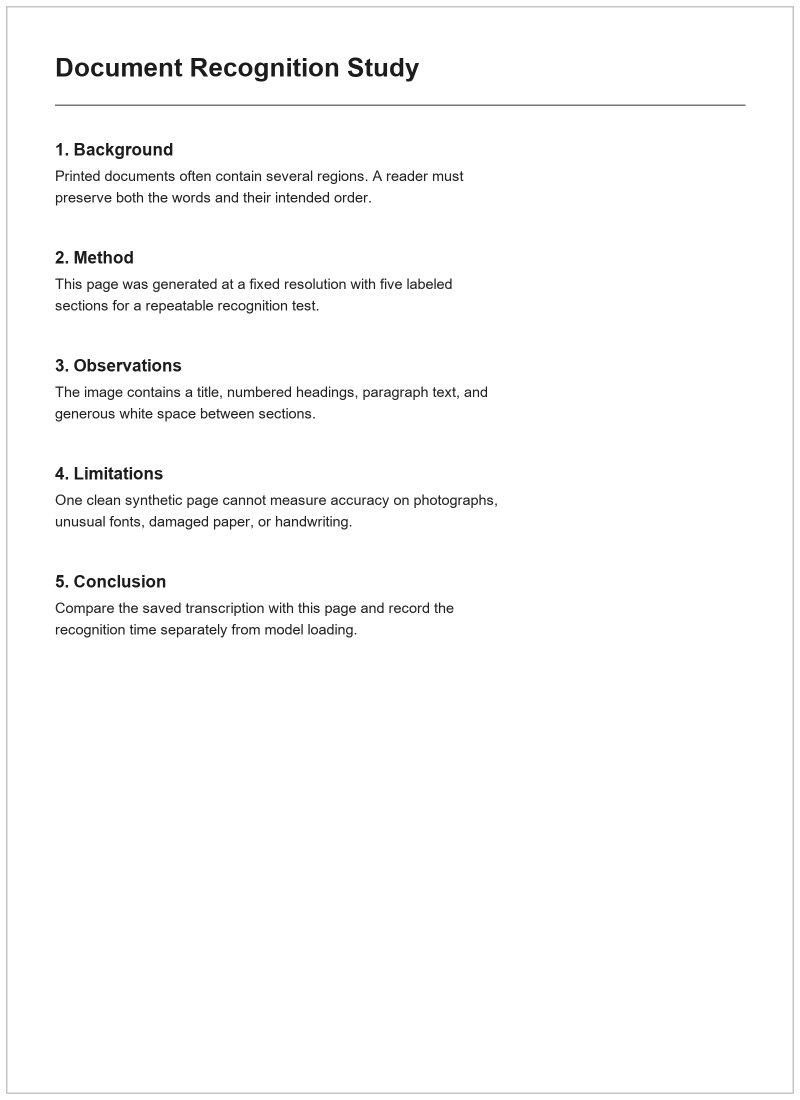
#> input picture tests/T2/data/printed_five_sections.png, 1600 x 2200 px (shown at 1/2 size)
$ python -i processingLibrary.py   (imports and definitions only)
#> lines starting #> are read from the running program, lines starting #| are printed output that depends on the picture; after the words box and inside, x2 and y2 are one past the last pixel; in counts of white or black regions, pixels touching at a corner belong together
import cv2
import numpy as np


def toGrayscale(image):
    return cv2.cvtColor(image, cv2.COLOR_BGR2GRAY)


def resizeImage(image, width, height):
    return cv2.resize(image, (width, height))


# [52 lines left out: functions sharpen, applyClahe, brighten, darken, orderPoints, not called in this run]


def findPage(image):
    ratio = image.shape[0] / 800.0

    small = resizeImage(image, int(image.shape[1] / ratio), 800)

    gray = toGrayscale(small)
    gray = cv2.GaussianBlur(gray, (5, 5), 0)

    edges = cv2.Canny(gray, 50, 150)
    edges = cv2.dilate(edges, np.ones((3, 3), np.uint8), iterations=1)

    contours, _ = cv2.findContours(edges, cv2.RETR_EXTERNAL, cv2.CHAIN_APPROX_SIMPLE)
    contours = sorted(contours, key=cv2.contourArea, reverse=True)[:5]

    min_area = 0.2 * small.shape[0] * small.shape[1]

    for contour in contours:
        perimeter = cv2.arcLength(contour, True)
        approx = cv2.approxPolyDP(contour, 0.02 * perimeter, True)

        if len(approx) == 4 and cv2.contourArea(approx) > min_area:
            return approx.reshape(4, 2) * ratio

    return None


# [16 lines left out: function warpPage, not called in this run]


def deskew(image):
    gray = toGrayscale(image)

    thresh = cv2.threshold(gray, 0, 255, cv2.THRESH_BINARY_INV + cv2.THRESH_OTSU)[1]

    coords = cv2.findNonZero(thresh)

    if coords is None:
        return image

    angle = cv2.minAreaRect(coords)[-1]

    if angle > 45:
        angle -= 90
    elif angle < -45:
        angle += 90

    h, w = image.shape[:2]

    matrix = cv2.getRotationMatrix2D((w / 2, h / 2), angle, 1.0)

    return cv2.warpAffine(image, matrix, (w, h), flags=cv2.INTER_CUBIC, borderMode=cv2.BORDER_REPLICATE)


def alignImage(image):
    corners = findPage(image)

    page_found = corners is not None

    if page_found:
        image = warpPage(image, corners)

    return deskew(image), page_found

>>> import cv2
>>> picture = cv2.imread('../tests/T2/data/printed_five_sections.png')
#> picture is the input picture: shape (2200, 1600, 3); min 28, max 255, mean 250.4
>>> result = alignImage(picture)
#> in resizeImage, `return cv2.resize(image, (width, height))`:
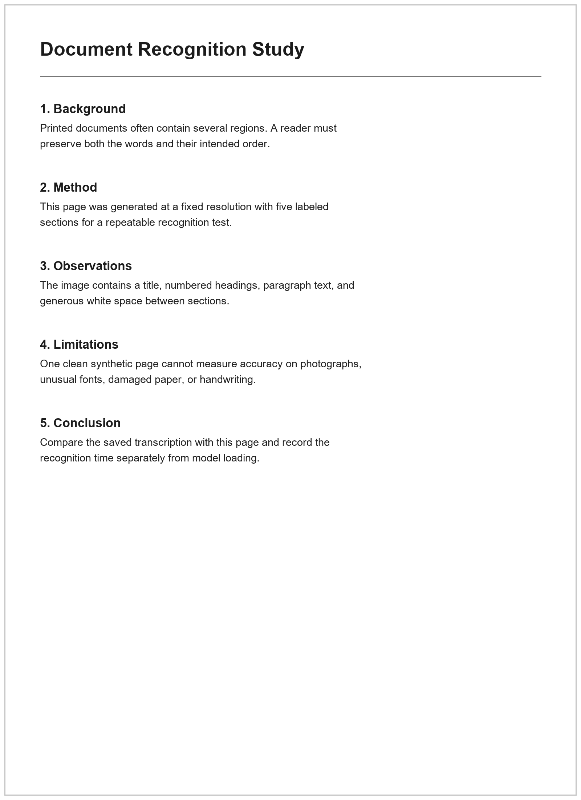
#> returned value: shape (800, 581, 3); min 28, max 255, mean 250.4
#> in findPage, `edges = cv2.Canny(gray, 50, 150)`:
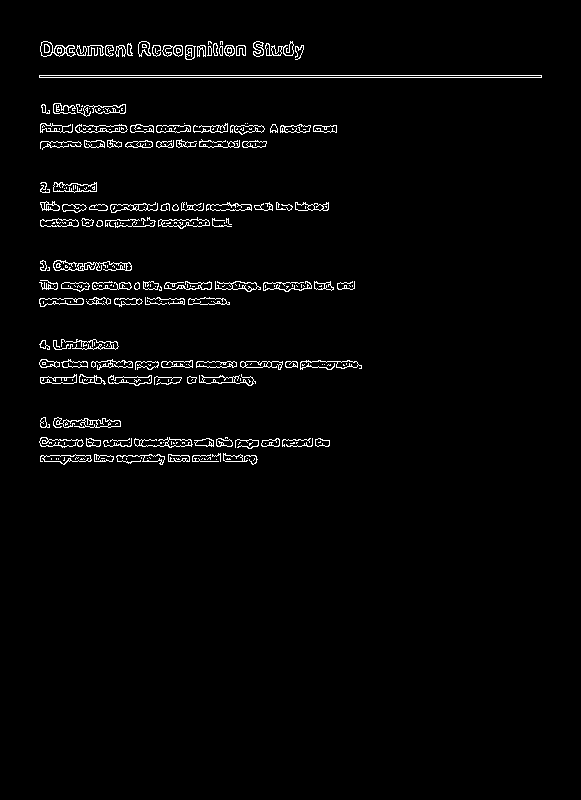
#> edges: shape (800, 581); 2.4% white in thin lines or dots, all inside (x1, y1, x2, y2) = (39, 41, 542, 465)
#> in findPage, `edges = cv2.dilate(edges, np.ones((3, 3), np.uint8), iterations=1)`:
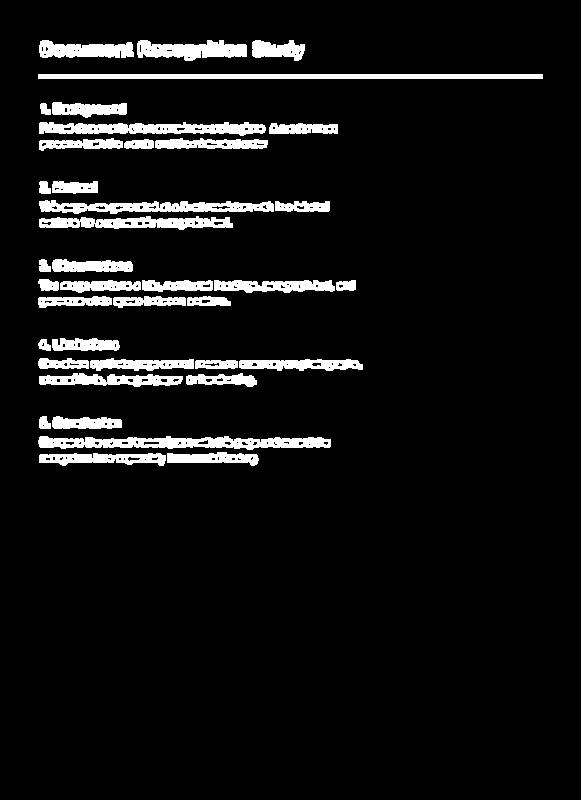
#> edges: shape (800, 581); 7.1% white; 39 white regions
#> in findPage, `contours, _ = cv2.findContours(edges, cv2.RETR_EXTERNAL, cv2.CHAIN_APP..`: contours = 39 contours; largest, box (x1, y1, x2, y2) and area: (38, 436, 331, 450) 2536, (38, 74, 543, 79) 2016, (39, 122, 266, 136) 1949, (39, 200, 274, 214) 1858, (39, 216, 233, 230) 1625
#> in findPage, `contours = sorted(contours, key=cv2.contourArea, reverse=True)[:5]`: contours = 5 contours; box (x1, y1, x2, y2) and area: (38, 436, 331, 450) 2536, (38, 74, 543, 79) 2016, (39, 122, 266, 136) 1949, (39, 200, 274, 214) 1858, (39, 216, 233, 230) 1625
#> the loop in findPage, `for contour in contours:` made 5 passes
#> (perimeter, approx) on passes 1, 3, 4, 5: (678.9, [[38, 440], [330, 446]]), (531.9, [[39, 123], [265, 130]]), (564.1, [[39, 201], [273, 211]]), (473.1, [[232, 223], [39, 219]])
#> (contour, perimeter, approx) on pass 2: ([[38, 74], [38, 78], [542, 78], [542, 74]], 1016, [[38, 74], [542, 78]])
#> in alignImage, `page_found = corners is not None`: page_found = False
#> in deskew, `thresh = cv2.threshold(gray, 0, 255, cv2.THRESH_BINARY_INV + cv2.THRES..`:
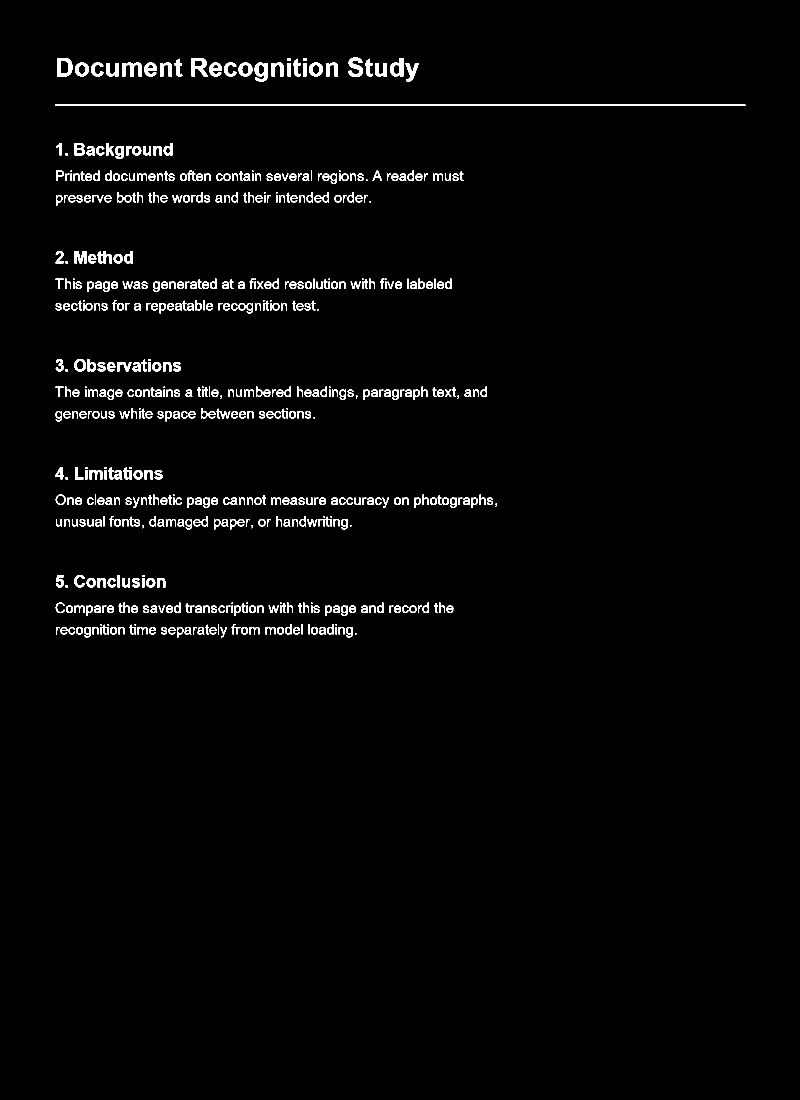
#> thresh: shape (2200, 1600) (shown at 1/2 size); 2% white; 586 white regions (42 under 20 px), largest, box (x1, y1, x2, y2) and area: (110, 209, 1491, 212) 4143, (383, 116, 416, 153) 714, (244, 125, 284, 153) 679
#> in deskew, `coords = cv2.findNonZero(thresh)`: coords = contour of 70039 points, box (x1, y1, x2, y2) (110, 115, 1491, 1275), area 394112
#> in deskew, `angle = cv2.minAreaRect(coords)[-1]`: angle = -0.057
#> in deskew, `matrix = cv2.getRotationMatrix2D((w / 2, h / 2), angle, 1.0)`: matrix = [[1, -0.000995, 1.09], [0.000995, 1, -0.795]]

$ run again, on tests/T2/data/printed_spread.png
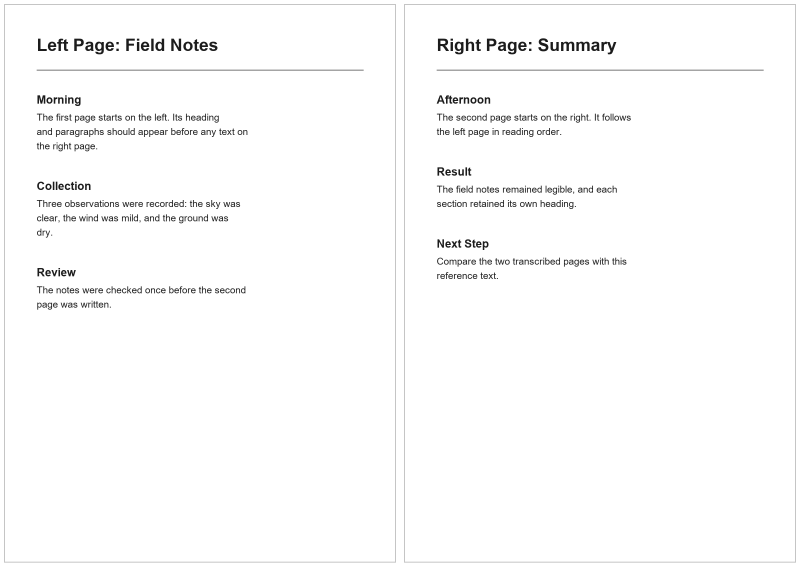
#> input picture tests/T2/data/printed_spread.png, 2400 x 1700 px (shown at 1/3 size)
#> picture is the input picture: shape (1700, 2400, 3); min 28, max 255, mean 250.9
#> in findPage, `edges = cv2.dilate(edges, np.ones((3, 3), np.uint8), iterations=1)`:
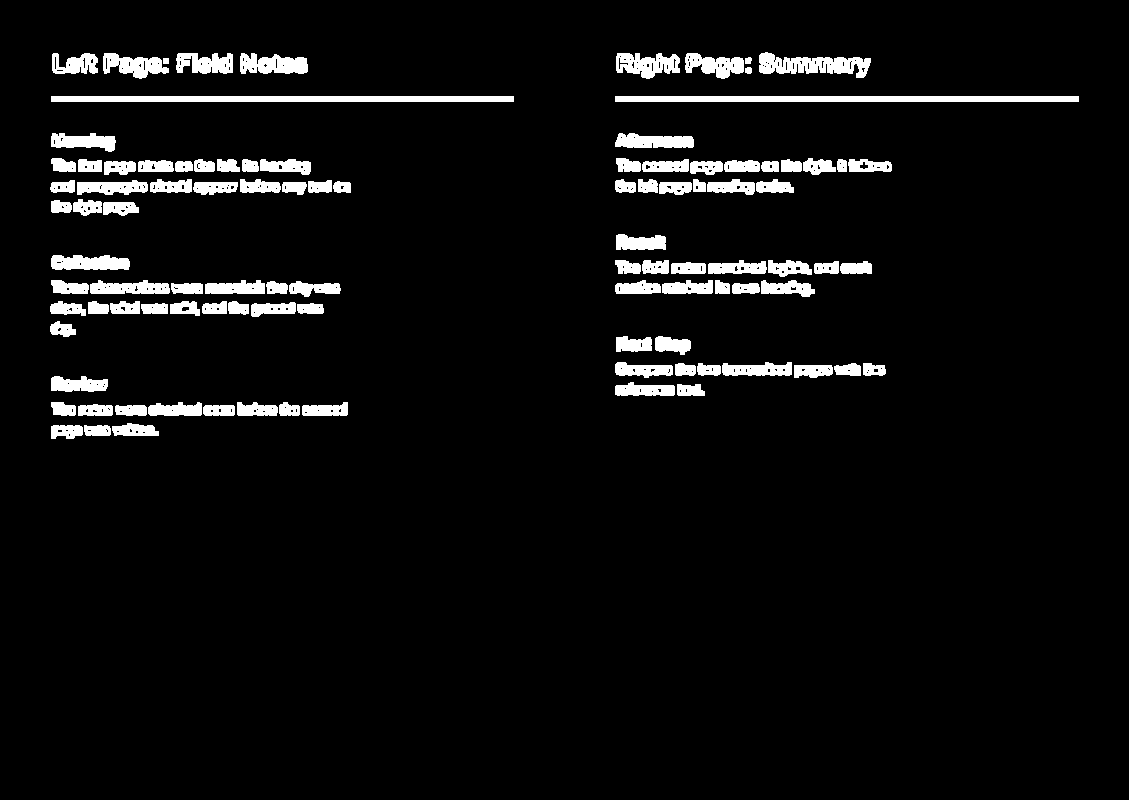
#> edges: shape (800, 1129); 5.4% white; 102 white regions
#> in findPage, `contours, _ = cv2.findContours(edges, cv2.RETR_EXTERNAL, cv2.CHAIN_APP..`: contours = 102 contours; largest, box (x1, y1, x2, y2) and area: (615, 96, 1079, 102) 2315, (51, 96, 514, 102) 2310, (759, 52, 871, 78) 1535, (616, 53, 680, 79) 1042, (240, 53, 308, 74) 996
#> in findPage, `contours = sorted(contours, key=cv2.contourArea, reverse=True)[:5]`: contours = 5 contours; box (x1, y1, x2, y2) and area: (615, 96, 1079, 102) 2315, (51, 96, 514, 102) 2310, (759, 52, 871, 78) 1535, (616, 53, 680, 79) 1042, (240, 53, 308, 74) 996
#> the loop in findPage, `for contour in contours:` made 5 passes
#> perimeter on passes 3 to 5: 416.5, 240.1, 220.1
#> page_found = False
#> in deskew, `thresh = cv2.threshold(gray, 0, 255, cv2.THRESH_BINARY_INV + cv2.THRES..`:
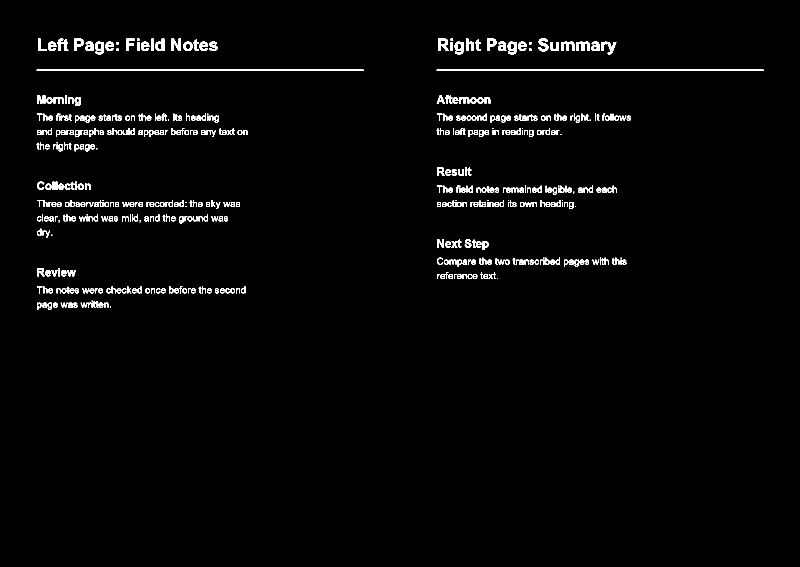
#> thresh: shape (1700, 2400) (shown at 1/3 size); 1.7% white; 508 white regions (33 under 20 px), largest, box (x1, y1, x2, y2) and area: (110, 209, 1091, 212) 2943, (1310, 209, 2291, 212) 2943, (1804, 125, 1849, 163) 738
#> coords = contour of 69655 points, box (x1, y1, x2, y2) (110, 115, 2291, 929), area 36594
#> angle = -0.0379
#> matrix = [[1, -0.000662, 0.563], [0.000662, 1, -0.794]]
